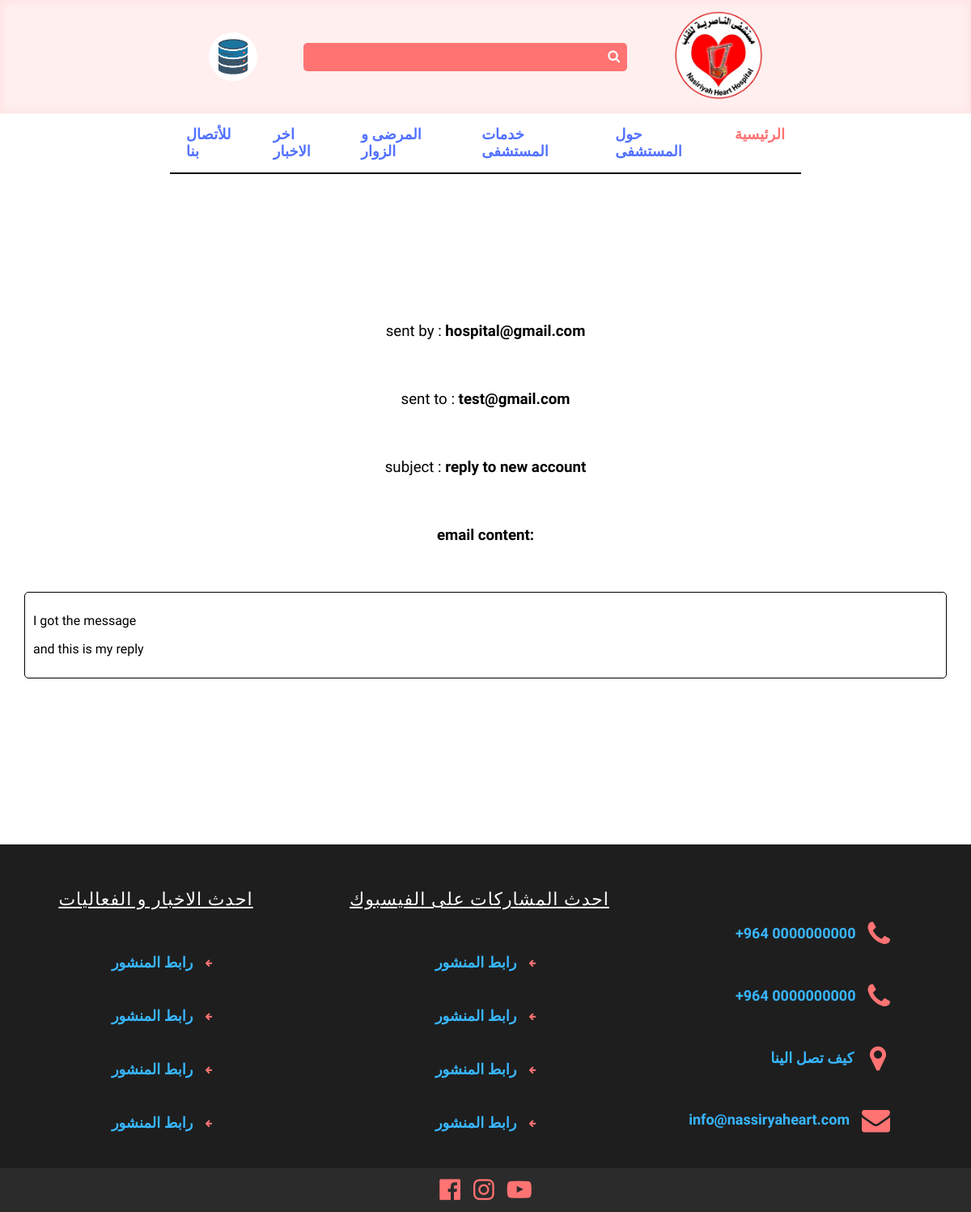
Screenshot of /contact/mail/mail_show/12/ (signed in) with the database file from the repository.
### mainapp/models.py (models this page shows, shortened)
class Profile(models.Model):
    user=models.OneToOneField( settings.AUTH_USER_MODEL,on_delete=models.CASCADE)
    image=models.ImageField(default="/default.jpg",upload_to="profile/%Y/%m/%d")
    phone_number = models.CharField(max_length=60,
                             null=True, blank=True)
    birthdate=models.DateField(blank=True,null=True)

class Mail(models.Model):
    email_reply=models.CharField(max_length=255)
    subject=models.CharField(max_length=255,null=False,default='')
    user=models.ForeignKey(settings.AUTH_USER_MODEL,on_delete=models.CASCADE)
    email_body=RichTextUploadingField(null=True,blank=True)
    user_visible=models.BooleanField(default=True)
    replied=models.BooleanField(default=False)
    created=models.DateTimeField(auto_now=True,blank=True)

### chat/views.py (the view)
# urls.py: path("mail/mail_show/<int:mail_id>/",views.show_email,name="mail_show")
def show_email(request,mail_id):
    mail=Mail.objects.get(id=mail_id)
    reply_link=False
    if request.user.is_superuser and mail.user != request.user:
        reply_link=True
    return render(request,'chat/mail_show.html',context={'mail':mail,'reply_link':reply_link})

### chat/templates/chat/mail_show.html (shortened to what this page needs)
{% extends 'base.html' %}
{% load static %}
{% block content %}
<div class="empty_fixer-mid"></div>
<div class="center_item"><h3>sent by : <b>{{mail.user.email}}</b></h3></div>
<div class="center_item"><h3>sent to : <b>{{mail.email_reply}}</b></h3></div>
<div class="center_item"><h3>subject  : <b>{{mail.subject}}</b></h3></div>
<div class="center_item"><h3><b>email content:</b></h3></div>
<div class="mail_wrapper">
    {{ mail.email_body|safe }}
</div>
<div class="empty_fixer-mid"></div>
{% endblock %}

### templates/base.html (shortened to what this page needs)
{% load static %}
<!DOCTYPE html>
<html lang="en">
<head>
    <link
    rel="stylesheet"
    href="https://cdn.jsdelivr.net/npm/swiper@11/swiper-bundle.min.css"
  />
    <link rel="stylesheet" href="https://cdnjs.cloudflare.com/ajax/libs/font-awesome/4.7.0/css/font-awesome.min.css">
    <link rel="stylesheet"   href="{% static 'css/normal.css' %}">
    <link rel="stylesheet"  href="{% static 'css/style.css' %}">
    <link rel="stylesheet"  href="{% static 'css/subjects.css' %}">
    <link rel="stylesheet"  href="{% static 'css/report.css' %}">
    <link rel="stylesheet"  href="{% static 'css/search.css' %}">
</head>
<body>
    <header class="navbar_header">
          <div class="arabic_english_container">
            {% if request.user.is_authenticated %}
                <div class="action">
                    <div class="profile" onclick="menuToggle();">
                      {% if user.profile.image %}
                      <img src="{{user.profile.image.url}}" onerror="this.onerror=null;this.src='/default.png/'" />
                      {% else %}
                      <img src="/default.jpg/" />
                      {% endif %}
                    </div>
                  </div>
            {% else %}
            <button class="arabic"><a href="{% url 'login' %}">دخول</a></button>
            <button class="english"><a href="{% url 'signup' %}">تسجيل</a></button>
            {% endif %}
        </div>
        <form class="search_form" method="GET"  action="/search_result/">
            <input  class="search_input" type="text" name="search"  >
            <button class="search_submit" type="submit"><i class="fa fa-search" aria-hidden="true"></i> </button>
        </form>
        <div class="logo_container">
            <img  class="logo_img" src="{% static 'source/images/MainLogo.png' %}" alt="logo">
        </div>
    </header>
<div class="second_navbar_container">
    <header class="second_navbar">
            <a class="subject" href="/" id="main">الرئيسية</a>
            <a class="subject" href="/about_hospital/">حول المستشفى</a>
            <a class="subject" href="/hospital_services/">خدمات المستشفى</a>
            <a class="subject" href="/patients_and_visitors/">المرضى و الزوار</a>
            <a class="subject" href="/reports/1/">اخر الاخبار</a>
            <a class="subject" href="/contact_info/">للأتصال بنا</a>
        </header>
    </div>
    {% block content %}
    {% endblock %}
    <div class="footer">
        <div class="part">
            <div class="part_item">
                <span id="part_two">احدث الاخبار و الفعاليات</span>
            </div>
            <div class="part_item news">
               <a href="{% url 'report' 1 %}"> <span>رابط المنشور</span></a>
                <i class="fa fa-arrow-left" aria-hidden="true"></i>
            </div>
            <div class="part_item news">
             <a href="{% url 'report' 2 %}"> <span>رابط المنشور</span></a>
                <i class="fa fa-arrow-left" aria-hidden="true"></i>
            </div>
            <div class="part_item news">
              <a href="{% url 'report' 2 %}">  <span> رابط المنشور</span></a>
                <i class="fa fa-arrow-left" aria-hidden="true"></i>
            </div>
            <div class="part_item news">
               <a href="{% url 'report' 4 %}"><span>رابط المنشور</span></a>
                <i class="fa fa-arrow-left" aria-hidden="true"></i>
            </div>
        </div>
        <div class="part">
            <div class="part_item">
                 <span id="part_two">احدث المشاركات على  الفيسبوك</span>
            </div>
            <div class="part_item news">
               <a href="https://fb.watch/rXO-4PC_m1/"><span>رابط المنشور</span></a>
                <i class="fa fa-arrow-left" aria-hidden="true"></i>
            </div>
            <div class="part_item news">
                <a href="https://www.facebook.com/NHCOH/posts/pfbid02D9YFFEDvdYqxpowC232cKgUX8dmVEMz8tn5scsYgaM6NLH7BfcDRDuvwGMSzgxDCl"><span>رابط المنشور</span></a>
                <i class="fa fa-arrow-left" aria-hidden="true"></i>
            </div>
            <div class="part_item news">
                <a href="https://fb.watch/rXP1V_XAU3/">  <span> رابط المنشور</span></a>
                <i class="fa fa-arrow-left" aria-hidden="true"></i>
            </div>
            <div class="part_item news">
                <a href="https://www.facebook.com/NHCOH/posts/pfbid02ERhAAqgtzgh5bSAdavmohriTV8ux4a4Z4kYJ2MNmz2dgg34DJZRoHYA7BgzYR8FPl"> <span>رابط المنشور</span></a>
                <i class="fa fa-arrow-left" aria-hidden="true"></i>
            </div>
        </div>
        <div class="part" id="info_part">
            <div class="part_item info" >
                <span>+964 0000000000</span>
                <i class="fa fa-phone" aria-hidden="true"></i>
            </div>
            <div class="part_item info">
                <span>+964 0000000000</span>
                <i class="fa fa-phone" aria-hidden="true"></i>
            </div>
            <div class="part_item info">
               <a href="https://www.google.com/maps/place/Nassiriya+Heart+Center/@31.080889,46.2476,10z/data=!4m6!3m5!1s0x3fddfce278fda60b:0x9e70920fe98fac40!8m2!3d31.0808892!4d46.2476004!16s%2Fm%2F012vtx21?hl=en-GB&entry=ttu"> <span> كيف تصل الينا</span> </a>
               <i class="fa fa-map-marker" aria-hidden="true"></i>
            </div>
            <div class="part_item info">
                <a href="mailto:info@nassiryaheart.com"> <span>info@nassiryaheart.com </span></a>
                <i class="fa fa-envelope" aria-hidden="true"></i>
            </div>
        </div>
    </div>
    <div class="social_media">
        <a class="social_media_icon" href="https://www.facebook.com/NHCOH">
            <i class="fa fa-facebook-official" aria-hidden="true"></i>
        </a>
        <a class="social_media_icon" href="https://www.instagram.com/nasiryahearthospital?utm_source=ig_web_button_share_sheet&igsh=OGQ5ZDc2ODk2ZA==">
            <i class="fa fa-instagram" aria-hidden="true"></i>
        </a>
        <a class="social_media_icon" href="https://www.youtube.com/@NasiryaHeartHospital">
            <i class="fa fa-youtube-play" aria-hidden="true"></i>
        </a>
    </div>
</body>
</html>

### static/css/normal.css (style rules this page uses)
html { line-height: 1.15; -webkit-text-size-adjust: 100%; }
body { margin: 0; }
a { background-color: transparent; }
b, strong { font-weight: bolder; }
img { border-style: none; }
button, input, optgroup, select, textarea { font-family: inherit; font-size: 100%; line-height: 1.15; margin: 0; }
button, input { overflow: visible; }
button, select { text-transform: none; }
button, [type="button"], [type="reset"], [type="submit"] { -webkit-appearance: button; }

### static/css/style.css (style rules this page uses)
* { box-sizing: border-box; font-family: "Almarai", sans-serif; font-optical-sizing: auto; font-weight:normal; font-style: normal; }
.empty_fixer-mid { height: 150px; }
:root { --red:#ff7373; --light_red:#fda7a7; --blue:#38B6FF; --gray:#FFEFEF; --darker-blue:#5271FF; --light_blue:#b1e2ff; --time:0.3s; --mobile_size:480px; }
.fa-map-marker:before { content: "\f041"; margin: 5px; }
.navbar_header { height: 140px; background-color: #FFEFEF; display: flex; justify-content: space-evenly; align-items: center; padding: 0 200px; box-shadow: inset 0 0 14px #ff68691f; }
.search_form { position: relative; width:400px; }
.search_input { width:100%; height: 100%; padding: 8px 40px 8px 32px; border:none; border-radius: 5px; background-color: var(--red); color:white; outline: none; text-align: end; }
.search_submit { position:absolute; top:7px; right:3px; background:none; border:none; }
.search_submit > i { cursor: pointer; transition: var(--time); color:white; }
.logo_img { width:110px; }
.logo_container { cursor:pointer; }
.arabic_english_container { display: flex; position: relative; }
.second_navbar { display: flex; justify-content: center; flex-direction: row-reverse; border-bottom: 2px solid black; width: 65%; }
.subject { font-weight: 600; font-size: 18px; padding: 16px 20px; color:var(--darker-blue); border-bottom: 2px solid black; transition: var(--time); border:none; cursor: pointer; text-decoration: none; }
#main { color:var(--red); }
.second_navbar_container { display: flex; justify-content: center }
.center_item { display: flex; justify-content: center; margin: 50px; }
.footer { display: flex; height: 400px; background-color: #1E1E1E; margin-top:25px; }
.part { flex-basis: 100%; display: flex; flex-direction: column; justify-content: space-evenly; align-items: center; }
.part_item { color:white; display: flex; align-items: center; }
.part_item span { margin-right: 15px; cursor: pointer; font-size: 18px; color:var(--blue); transition: 0.2s; font-weight: 600; }
.part_item a { text-decoration: none; }
.part_item i { color:var(--red); font-size: 35px; }
#part_two { text-align: end; padding: 10px; color:white; text-decoration: underline; font-size: 22px; letter-spacing: 1px; font-weight: normal; }
.news i { font-size: 10px; }
#info_part { align-items: flex-end; }
.info { margin-right: 100px ; }
.social_media { display: flex; justify-content: center; align-items: center; background-color: #2c2b2b; padding: 10px; }
.social_media_icon { color:var(--red); font-size: 30px; margin:0 8px; transition: var(--time); }
.action .profile { width: 60px; height: 60px; border-radius: 50%; overflow: hidden; cursor: pointer; }
.action .profile img { width: 100%; height: 100%; object-fit: cover; }

### static/css/subjects.css (style rules this page uses)
:root { --red:#ff7373; --light_red:#fda7a7; --blue:#38B6FF; --gray:#FFEFEF; --darker-blue:#5271FF; --light_blue:#b1e2ff; --time:0.3s; }
.text_item h1,h2,h3,h4 { padding: 10px 114px; }

### static/css/search.css (style rules this page uses)
:root { --red:#ff7373; --light_red:#fda7a7; --blue:#38B6FF; --gray:#FFEFEF; --darker-blue:#5271FF; --light_blue:#b1e2ff; --time:0.3s; --mobile_size:480px; }

### chat/templates/chat/mail_show.html (style rules this page uses)
.mail_wrapper { margin: 30px; border:1px solid black; border-radius: 5px; padding: 10px; }
.center_item { margin: 5px; }

### rows the page displays
Mail: user.email "hospital@gmail.com", email_reply "test@gmail.com", subject "reply to new account", email_body "I got the message and this is my reply"
